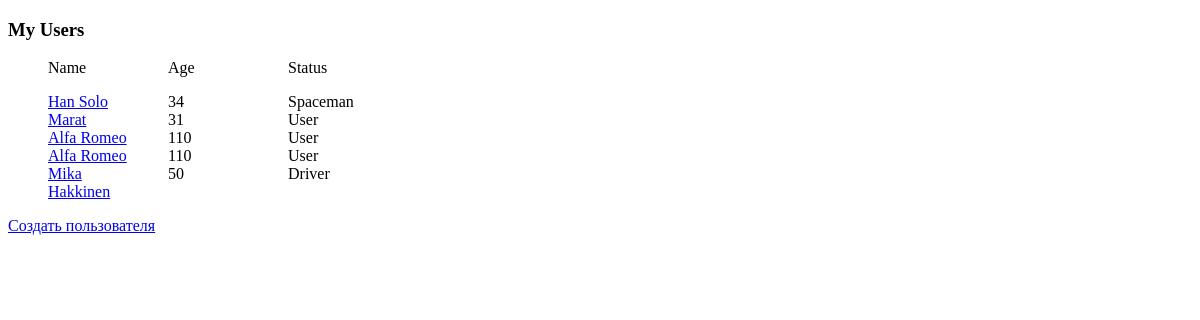
The app's page /, older data.
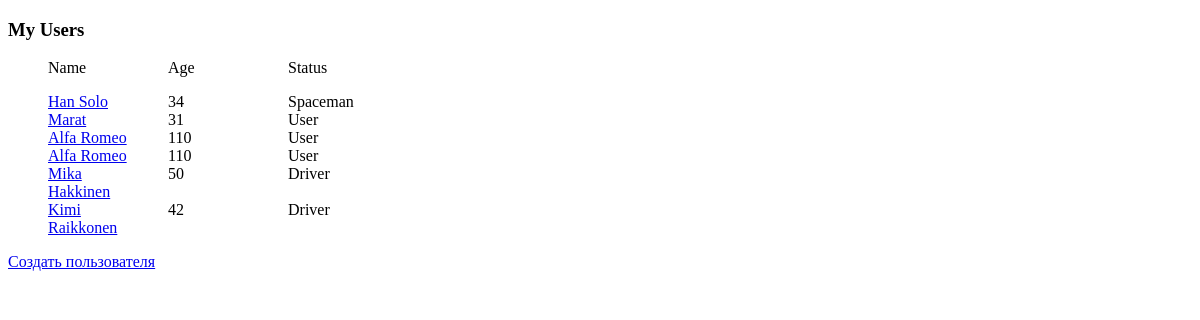
The same page, newer data.
### app/models.py (models this page shows, shortened)
class MyUsers(models.Model):
    name = models.CharField(max_length=40)
    age = models.IntegerField()
    status = models.CharField(max_length=40)

### app/views.py (the view)
# urls.py: path('', UsersView.as_view(), name='home'),
class UsersView(ListView):
    model = MyUsers
    template_name = 'home.html'
    context_object_name = 'one'

### app/templates/home.html (shortened to what this page needs)
<!DOCTYPE html>
<html lang="en">
<head>
</head>
<body>
    <h3>My Users</h3>
    <ul style='display: flex; flex-direction: row;'>
        <li>Name</li>
        <li>Age</li>
        <li>Status</li>
    </ul>
    <ul>
        {% for i in one %}
        <div style='display: flex; flex-direction: row;'>
        <li><a href={% url 'about' i.pk %}> {{ i.name }} </a></li>
        <li> {{ i.age }} </li>
        <li> {{ i.status }} </li>
        </div>
        {% endfor %}
    </ul>
    <p><a href={% url 'create' %}>Создать пользователя</a></p>
</body>
</html>

Row changes from the older to the newer data that the page shows:
added MyUsers: name "Kimi Raikkonen", age "42", status "Driver"
